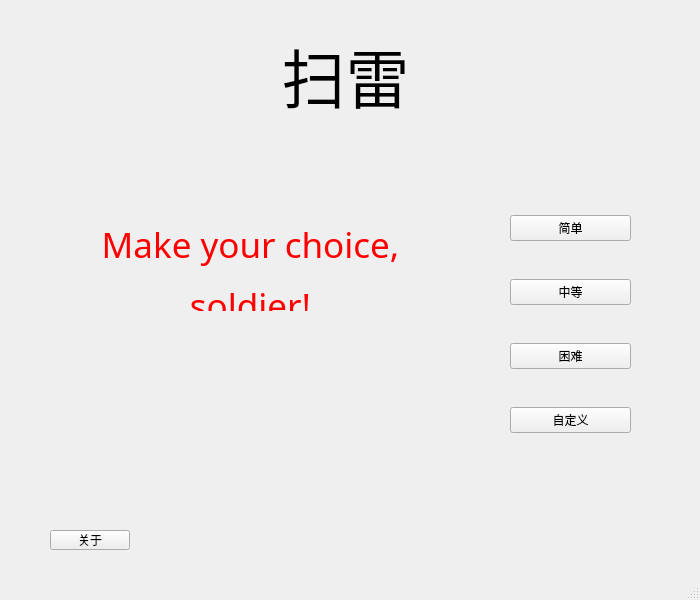
<?xml version="1.0" encoding="UTF-8"?>
<ui version="4.0">
 <class>MainWindow</class>
 <widget class="QMainWindow" name="MainWindow">
  <property name="geometry">
   <rect>
    <x>0</x>
    <y>0</y>
    <width>700</width>
    <height>600</height>
   </rect>
  </property>
  <property name="windowTitle">
   <string>MainWindow</string>
  </property>
  <property name="iconSize">
   <size>
    <width>18</width>
    <height>18</height>
   </size>
  </property>
  <widget class="QWidget" name="centralwidget">
   <widget class="QLabel" name="label">
    <property name="geometry">
     <rect>
      <x>250</x>
      <y>20</y>
      <width>191</width>
      <height>111</height>
     </rect>
    </property>
    <property name="font">
     <font>
      <family>隶书</family>
     </font>
    </property>
    <property name="text">
     <string>&lt;html&gt;&lt;head/&gt;&lt;body&gt;&lt;p align=&quot;center&quot;&gt;&lt;span style=&quot; font-size:48pt;&quot;&gt;扫雷&lt;/span&gt;&lt;/p&gt;&lt;/body&gt;&lt;/html&gt;</string>
    </property>
   </widget>
   <widget class="QWidget" name="layoutWidget">
    <property name="geometry">
     <rect>
      <x>510</x>
      <y>210</y>
      <width>121</width>
      <height>231</height>
     </rect>
    </property>
    <layout class="QVBoxLayout" name="verticalLayout">
     <property name="spacing">
      <number>33</number>
     </property>
     <property name="bottomMargin">
      <number>0</number>
     </property>
     <item>
      <widget class="QPushButton" name="easyButton">
       <property name="minimumSize">
        <size>
         <width>0</width>
         <height>0</height>
        </size>
       </property>
       <property name="maximumSize">
        <size>
         <width>16777215</width>
         <height>16777215</height>
        </size>
       </property>
       <property name="text">
        <string>简单</string>
       </property>
      </widget>
     </item>
     <item>
      <widget class="QPushButton" name="middleButton">
       <property name="text">
        <string>中等</string>
       </property>
      </widget>
     </item>
     <item>
      <widget class="QPushButton" name="hardButton">
       <property name="text">
        <string>困难</string>
       </property>
      </widget>
     </item>
     <item>
      <widget class="QPushButton" name="selfButton">
       <property name="text">
        <string>自定义</string>
       </property>
      </widget>
     </item>
    </layout>
   </widget>
   <widget class="QLabel" name="label_2">
    <property name="geometry">
     <rect>
      <x>20</x>
      <y>220</y>
      <width>461</width>
      <height>91</height>
     </rect>
    </property>
    <property name="font">
     <font>
      <family>Algerian</family>
     </font>
    </property>
    <property name="text">
     <string>&lt;html&gt;&lt;head/&gt;&lt;body&gt;&lt;p align=&quot;center&quot;&gt;&lt;span style=&quot; font-size:26pt; color:#ff0000;&quot;&gt;Make your choice,&lt;/span&gt;&lt;/p&gt;&lt;p align=&quot;center&quot;&gt;&lt;span style=&quot; font-size:26pt; color:#ff0000;&quot;&gt;soldier!&lt;/span&gt;&lt;/p&gt;&lt;/body&gt;&lt;/html&gt;</string>
    </property>
   </widget>
   <widget class="QPushButton" name="message">
    <property name="geometry">
     <rect>
      <x>50</x>
      <y>530</y>
      <width>80</width>
      <height>20</height>
     </rect>
    </property>
    <property name="font">
     <font>
      <family>幼圆</family>
     </font>
    </property>
    <property name="text">
     <string>关于</string>
    </property>
   </widget>
  </widget>
  <widget class="QMenuBar" name="menubar">
   <property name="geometry">
    <rect>
     <x>0</x>
     <y>0</y>
     <width>700</width>
     <height>19</height>
    </rect>
   </property>
  </widget>
  <widget class="QStatusBar" name="statusbar"/>
 </widget>
 <resources/>
 <connections/>
</ui>
